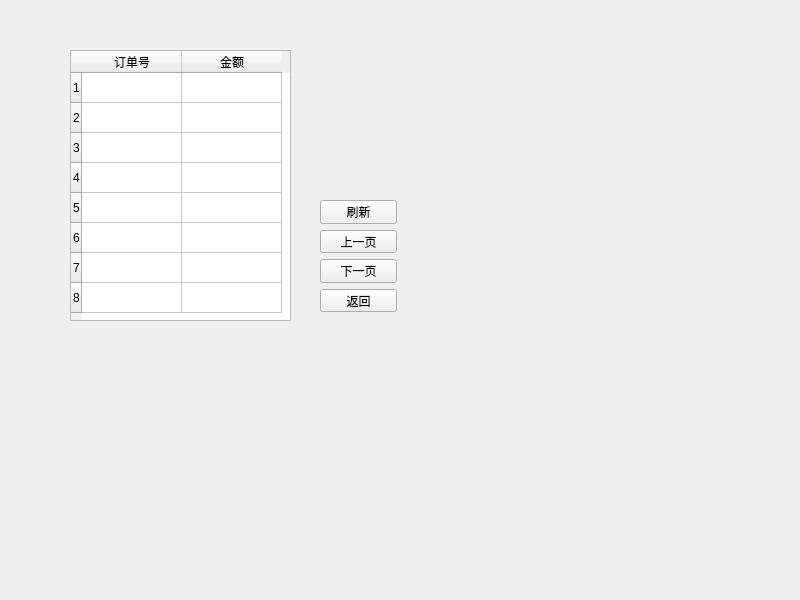
<?xml version="1.0" encoding="UTF-8"?>
<ui version="4.0">
 <class>Turnover</class>
 <widget class="QWidget" name="Turnover">
  <property name="geometry">
   <rect>
    <x>0</x>
    <y>0</y>
    <width>800</width>
    <height>600</height>
   </rect>
  </property>
  <property name="windowTitle">
   <string>Form</string>
  </property>
  <widget class="QTableWidget" name="TurnoverDetail">
   <property name="geometry">
    <rect>
     <x>70</x>
     <y>50</y>
     <width>221</width>
     <height>271</height>
    </rect>
   </property>
   <row>
    <property name="text">
     <string>1</string>
    </property>
   </row>
   <row>
    <property name="text">
     <string>2</string>
    </property>
   </row>
   <row>
    <property name="text">
     <string>3</string>
    </property>
   </row>
   <row>
    <property name="text">
     <string>4</string>
    </property>
   </row>
   <row>
    <property name="text">
     <string>5</string>
    </property>
   </row>
   <row>
    <property name="text">
     <string>6</string>
    </property>
   </row>
   <row>
    <property name="text">
     <string>7</string>
    </property>
   </row>
   <row>
    <property name="text">
     <string>8</string>
    </property>
   </row>
   <column>
    <property name="text">
     <string>订单号</string>
    </property>
   </column>
   <column>
    <property name="text">
     <string>金额</string>
    </property>
   </column>
  </widget>
  <widget class="QWidget" name="layoutWidget">
   <property name="geometry">
    <rect>
     <x>320</x>
     <y>200</y>
     <width>77</width>
     <height>112</height>
    </rect>
   </property>
   <layout class="QVBoxLayout" name="verticalLayout">
    <item>
     <widget class="QPushButton" name="UpdateButton">
      <property name="text">
       <string>刷新</string>
      </property>
     </widget>
    </item>
    <item>
     <widget class="QPushButton" name="PreviousButton">
      <property name="text">
       <string>上一页</string>
      </property>
     </widget>
    </item>
    <item>
     <widget class="QPushButton" name="NextButton">
      <property name="text">
       <string>下一页</string>
      </property>
     </widget>
    </item>
    <item>
     <widget class="QPushButton" name="ReturnButton">
      <property name="text">
       <string>返回</string>
      </property>
     </widget>
    </item>
   </layout>
  </widget>
 </widget>
 <resources/>
 <connections/>
</ui>
